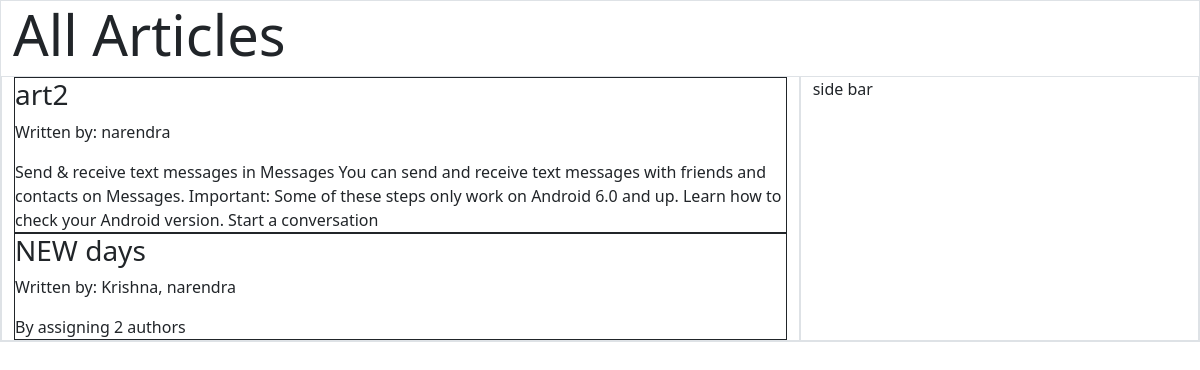
Screenshot of /articles_by/narendra with the database file from the repository.
### application/models.py (models this page shows)
class Article(db.Model):
    __tablename__ = 'article'
    article_id = db.Column(db.Integer, primary_key=True, autoincrement=True)
    title = db.Column(db.String, unique=True)
    content = db.Column(db.String, unique=True)
    authors = db.relationship("User", secondary="article_authors")

class User(db.Model):
    __tablename__ = 'user'
    user_id = db.Column(db.Integer, autoincrement=True, primary_key=True)
    username = db.Column(db.String, unique=True)
    email = db.Column(db.String, unique=True)

### application/controllers.py (the view)
@app.route("/articles_by/<user_name>", methods=["GET", "POST"])
def getArticles(user_name):
    articles = Article.query.filter(Article.authors.any(username=user_name))
    return render_template("article_by_authors.html", articles=articles)

### templates/article_by_authors.html (shortened to what this page needs)
<!DOCTYPE html>
<html lang="en">
<head>
    <link href="https://cdn.jsdelivr.net/npm/bootstrap@5.2.0/dist/css/bootstrap.min.css" rel="stylesheet">
</head>
<body>
    <div class="container-fluid border">
        <div class="jumbotron">
            <h1 class="display-4 fw "> All Articles  </h1>
        </div>
        <div class="row">
            <div class="col-md-8 border">
                {% for article in articles %}
                <div class="border border-dark">
                    <h3>{{ article["title"] }}</h3>
                    <p>Written by:
                        {% for author in article["authors"] %}
                            {{ author["username"] }}{% if not loop.last %},{% endif %}
                        {% endfor %}
                    </p>
                    {{ article["content"] }}
                </div>
                {% endfor %}
            </div>
            <div class="col-md-4 border">
                side bar
            </div>
        </div>
    </div>
</body>
</html>

### rows the page displays
Article: title "art2", content "Send & receive text messages in Messages You can send and receive text messages with friends and contacts on Messages. Important: Some of these steps only work on Android 6.0 and up. Learn how to check your Android version. Start a conversation"
User: username "narendra"
Article: title "NEW days", content "By assigning 2 authors"
User: username "Krishna"
